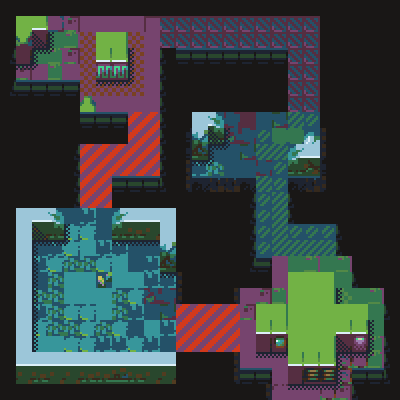

A level layout from a 2D game, rendered from its tile map. Below: a short description, then the map file with its tile-grid data intact:
An orthogonal 25x25 tile map with 16x16 px tiles, 2 tile layers (Void, Main).

<map version="1.2" tiledversion="1.3.4" orientation="orthogonal" renderorder="right-down" width="25" height="25" tilewidth="16" tileheight="16" infinite="0" nextlayerid="4" nextobjectid="1">
 <tileset firstgid="1" source="Itch release tileset example sprites 01 2x.tsx" />
 <layer id="3" name="Void" width="25" height="25">
  <data encoding="csv">
670,671,670,671,670,671,670,671,670,671,670,671,670,671,670,671,670,671,670,671,670,671,670,671,670,
704,705,704,705,704,705,704,705,704,705,704,705,704,705,704,705,704,705,704,705,704,705,704,705,704,
670,671,670,671,670,671,670,671,670,671,670,671,670,671,670,671,670,671,670,671,670,671,670,671,670,
704,705,704,705,704,705,704,705,704,705,704,705,704,705,704,705,704,705,704,705,704,705,704,705,704,
670,671,670,671,670,671,670,671,670,671,670,671,670,671,670,671,670,671,670,671,670,671,670,671,670,
704,705,704,705,704,705,704,705,704,705,704,705,704,705,704,705,704,705,704,705,704,705,704,705,704,
670,671,670,671,670,671,670,671,670,671,670,671,670,671,670,671,670,671,670,671,670,671,670,671,670,
704,705,704,705,704,705,704,705,704,705,704,705,704,705,704,705,704,705,704,705,704,705,704,705,704,
670,671,670,671,670,671,670,671,670,671,670,671,670,671,670,671,670,671,670,671,670,671,670,671,670,
704,705,704,705,704,705,704,705,704,705,704,705,704,705,704,705,704,705,704,705,704,705,704,705,704,
670,671,670,671,670,671,670,671,670,671,670,671,670,671,670,671,670,671,670,671,670,671,670,671,670,
704,705,704,705,704,705,704,705,704,705,704,705,704,705,704,705,704,705,704,705,704,705,704,705,704,
670,671,670,671,670,671,670,671,670,671,670,671,670,671,670,671,670,671,670,671,670,671,670,671,670,
704,705,704,705,704,705,704,705,704,705,704,705,704,705,704,705,704,705,704,705,704,705,704,705,704,
670,671,670,671,670,671,670,671,670,671,670,671,670,671,670,671,670,671,670,671,670,671,670,671,670,
704,705,704,705,704,705,704,705,704,705,704,705,704,705,704,705,704,705,704,705,704,705,704,705,704,
670,671,670,671,670,671,670,671,670,671,670,671,670,671,670,671,670,671,670,671,670,671,670,671,670,
704,705,704,705,704,705,704,705,704,705,704,705,704,705,704,705,704,705,704,705,704,705,704,705,704,
670,671,670,671,670,671,670,671,670,671,670,671,670,671,670,671,670,671,670,671,670,671,670,671,670,
704,705,704,705,704,705,704,705,704,705,704,705,704,705,704,705,704,705,704,705,704,705,704,705,704,
670,671,670,671,670,671,670,671,670,671,670,671,670,671,670,671,670,671,670,671,670,671,670,671,670,
704,705,704,705,704,705,704,705,704,705,704,705,704,705,704,705,704,705,704,705,704,705,704,705,704,
670,671,670,671,670,671,670,671,670,671,670,671,670,671,670,671,670,671,670,671,670,671,670,671,670,
704,705,704,705,704,705,704,705,704,705,704,705,704,705,704,705,704,705,704,705,704,705,704,705,704,
670,671,670,671,670,671,670,671,670,671,670,671,670,671,670,671,670,671,670,671,670,671,670,671,670
</data>
 </layer>
 <layer id="2" name="Main" width="25" height="25">
  <data encoding="csv">
624,631,631,631,631,631,631,631,631,631,632,633,634,0,0,0,0,0,0,0,0,0,0,0,0,
658,659,350,461,662,157,157,157,157,158,462,462,462,462,462,462,462,462,462,463,0,0,0,0,0,
692,693,694,695,696,153,154,155,156,157,496,496,496,496,496,496,496,496,462,463,0,0,0,0,0,
726,727,728,729,730,187,188,189,190,191,703,603,603,603,603,603,603,603,462,463,0,0,0,0,0,
760,761,762,763,764,221,222,223,224,225,703,0,0,0,0,0,0,0,462,463,0,0,0,0,0,
794,795,796,797,798,255,256,257,258,259,703,0,0,0,0,0,0,0,462,463,0,0,0,0,0,
0,0,0,0,0,289,290,291,292,293,397,0,829,830,831,832,835,836,496,497,839,0,0,0,0,
0,0,0,0,0,295,296,295,741,742,805,862,863,864,865,866,869,1210,871,872,873,0,0,0,0,
0,0,0,0,0,0,0,0,741,742,567,896,897,898,899,900,903,904,905,906,907,0,0,0,0,
0,0,0,0,2147484215,741,742,742,742,742,567,930,931,932,933,934,937,938,939,940,941,0,0,0,0,
0,0,0,0,2147484215,741,742,776,776,776,567,964,965,966,967,968,1174,972,973,974,975,0,0,0,0,
0,0,0,0,2147484215,741,742,603,603,603,567,998,999,1000,1001,1002,880,881,1007,1008,1009,0,0,0,0,
0,0,0,0,2147484215,775,776,0,0,0,0,0,0,0,0,2147484215,914,915,567,0,0,0,0,0,0,
0,1232,1233,1234,1235,1236,1237,1238,1239,1240,1241,0,0,0,0,2147484215,914,915,567,0,0,0,0,0,0,
0,1266,1267,1268,1269,1270,1271,1272,1273,1274,1275,0,0,0,0,2147484215,914,915,881,881,881,567,0,0,0,
0,1300,1301,1302,1303,1304,1305,1306,1307,1308,1309,0,0,0,0,2147484215,914,915,915,915,915,567,0,0,0,
0,1334,1335,1336,1337,1338,1339,1340,869,1342,1343,0,0,0,0,2147484215,603,367,368,369,370,371,372,373,374,
0,1368,1369,1370,1166,1167,1373,1374,1375,1376,1377,941,0,0,0,399,400,401,402,403,404,405,406,407,408,
0,1402,1403,1404,1166,1166,1167,1408,1409,1410,1411,941,0,0,902,433,434,435,436,437,438,439,440,441,442,
0,1436,1437,1438,1200,1200,1201,1442,1443,1444,1445,741,741,741,742,467,468,469,470,471,472,473,474,475,476,
0,1470,1471,1472,1473,1474,1475,1476,869,1478,1479,741,741,741,742,501,502,503,504,505,506,507,508,509,510,
0,1504,1505,1506,1507,1508,1509,1510,1511,1512,1513,775,775,775,776,535,536,537,538,539,540,541,542,543,544,
0,1538,1539,1540,1541,1542,1543,1544,1545,1546,1547,0,0,0,902,569,570,571,572,573,574,575,576,577,578,
0,1572,1573,1574,1575,1576,1577,1578,1579,1580,1581,0,0,0,902,603,604,605,606,607,608,609,610,611,612,
0,0,0,0,0,0,0,0,0,0,0,0,0,0,0,637,902,639,640,641,642,643,644,645,646
</data>
 </layer>
</map>
